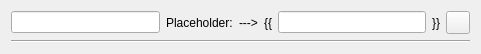
<?xml version="1.0" encoding="UTF-8"?>
<ui version="4.0">
 <class>Form</class>
 <widget class="QWidget" name="Form">
  <property name="geometry">
   <rect>
    <x>0</x>
    <y>0</y>
    <width>481</width>
    <height>54</height>
   </rect>
  </property>
  <property name="sizePolicy">
   <sizepolicy hsizetype="Preferred" vsizetype="Maximum">
    <horstretch>0</horstretch>
    <verstretch>0</verstretch>
   </sizepolicy>
  </property>
  <property name="windowTitle">
   <string>Form</string>
  </property>
  <layout class="QVBoxLayout" name="verticalLayout">
   <item>
    <layout class="QHBoxLayout" name="horizontalLayout">
     <item>
      <widget class="QLineEdit" name="pre_edit"/>
     </item>
     <item>
      <widget class="QLabel" name="placeholder_label">
       <property name="text">
        <string>Placeholder:</string>
       </property>
      </widget>
     </item>
     <item>
      <widget class="QLabel" name="arrow_label">
       <property name="text">
        <string>---&gt;</string>
       </property>
      </widget>
     </item>
     <item>
      <widget class="QLabel" name="left_bracket">
       <property name="text">
        <string>{{</string>
       </property>
      </widget>
     </item>
     <item>
      <widget class="QLineEdit" name="post_edit"/>
     </item>
     <item>
      <widget class="QLabel" name="right_bracket">
       <property name="text">
        <string>}}</string>
       </property>
      </widget>
     </item>
     <item>
      <widget class="QToolButton" name="remove_button"/>
     </item>
    </layout>
   </item>
   <item>
    <widget class="Line" name="line">
     <property name="orientation">
      <enum>Qt::Horizontal</enum>
     </property>
    </widget>
   </item>
  </layout>
 </widget>
 <resources/>
 <connections/>
</ui>
